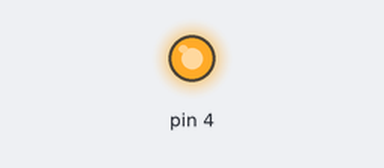
Simulated run of this sketch. Board: Arduino Uno, built with avr-gcc and run on an emulated ATmega328P. On the bench: output pins drawn as LEDs (lit = HIGH).

Above: at 0.1 s.
At 34.1 s:
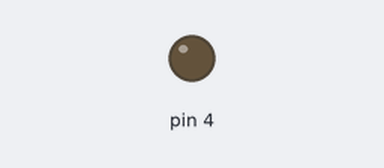
Timing chart, 0 to 40.0 s (numbered marks = the images above):
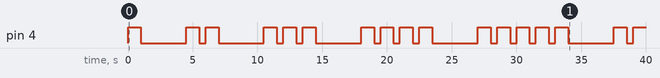

The sketch:

1LST.ino
```cpp
int k = 0, i = 0;
void setup() {
  pinMode(4,OUTPUT);
}

void loop(){

  if (k < 7)
  {
    k++;
    for(i = 0; i < k; i++)
    {
    digitalWrite(4,HIGH);
    delay(1000);
    digitalWrite(4,LOW);
    delay(500);
    }
    delay(3000);
  }

}
```

Measured:
- by itself, pin 4: LOW → HIGH at 0.00 s, → LOW 1.0 s later, → HIGH 3.5 s later, → LOW 1.0 s later, … (33 changes in this stretch)
